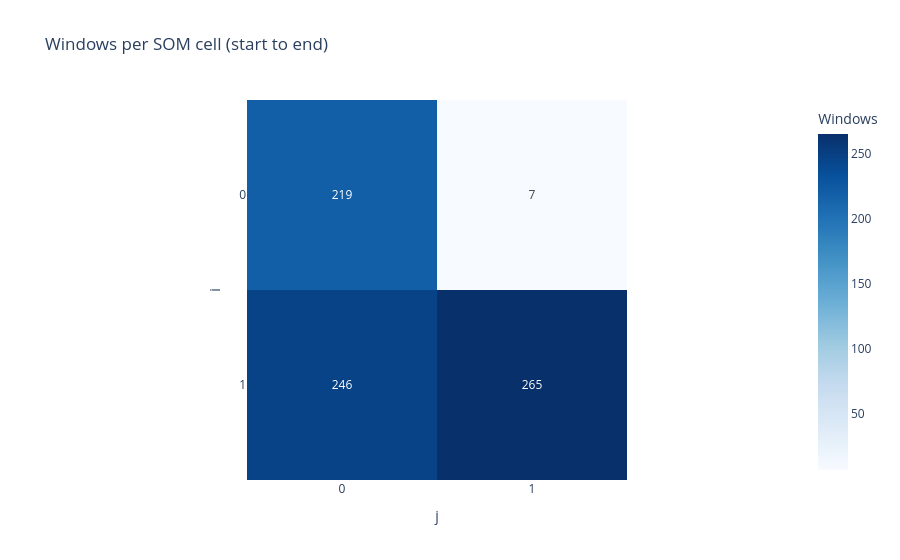

Notebook code for this chart:
### Code cell
heatmap_plot = kairo.plot_som_heatmap(features_and_clusters, size=(2,2),
                                 #start_date="2017-06-01",
                                 #end_date="2018-11-26"
                                 )
heatmap_plot.show()

### Figure 1 — Plotly figure (JSON) as saved in the notebook; plotly's stock layout.template omitted (floating-point values rounded to 4 significant figures)
{"data": [{"coloraxis": "coloraxis", "hovertemplate": "j: %{x}<br>i: %{y}<br>Windows: %{z}<extra></extra>", "name": "0", "texttemplate": "%{z:,d}", "type": "heatmap", "x": [0, 1], "xaxis": "x", "y": [0, 1], "yaxis": "y", "z": [[219, 7], [246, 265]]}], "layout": {"coloraxis": {"colorbar": {"title": {"text": "Windows"}}, "colorscale": [[0, "rgb(247,251,255)"], [0.125, "rgb(222,235,247)"], [0.25, "rgb(198,219,239)"], [0.375, "rgb(158,202,225)"], [0.5, "rgb(107,174,214)"], [0.625, "rgb(66,146,198)"], [0.75, "rgb(33,113,181)"], [0.875, "rgb(8,81,156)"], [1, "rgb(8,48,107)"]]}, "title": {"text": "Windows per SOM cell (start to end)"}, "xaxis": {"anchor": "y", "constrain": "domain", "domain": [0, 1], "dtick": 1, "scaleanchor": "y", "title": {"text": "j"}}, "yaxis": {"anchor": "x", "autorange": "reversed", "constrain": "domain", "domain": [0, 1], "dtick": 1, "title": {"text": "i"}}}}
